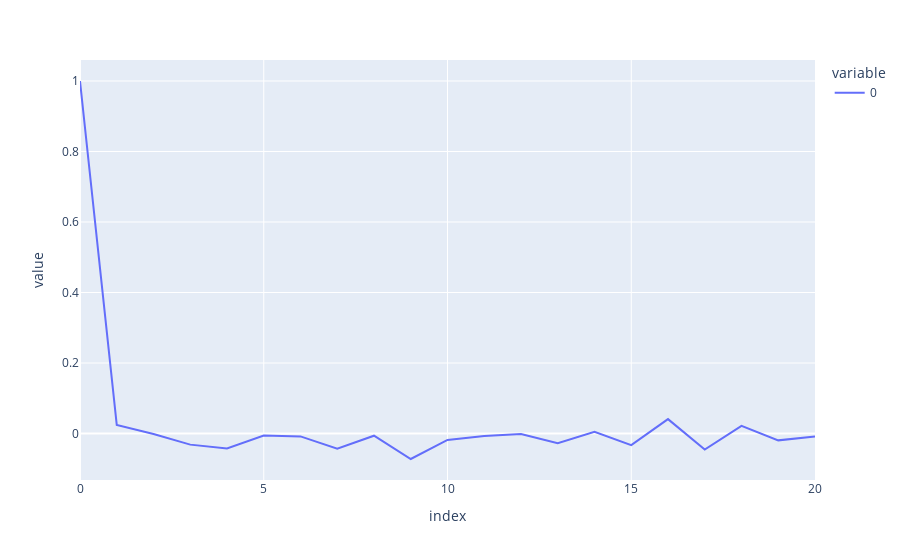

Here is the notebook cell this chart was saved with:
### Code cell
pacf_lag2 = sm.tsa.pacf(df['daily_change'], nlags = 20, method = 'ols')
px.line(pacf_lag2)

### Figure 1 — Plotly figure (JSON) as saved in the notebook; plotly's stock layout.template omitted (floating-point values rounded to 4 significant figures)
{"data": [{"hovertemplate": "variable=0<br>index=%{x}<br>value=%{y}<extra></extra>", "legendgroup": "0", "line": {"color": "#636efa", "dash": "solid"}, "mode": "lines", "name": "0", "orientation": "v", "showlegend": true, "type": "scatter", "x": [0, 1, 2, 3, 4, 5, 6, 7, 8, 9, 10, 11, 12, 13, 14, 15, 16, 17, 18, 19, 20], "xaxis": "x", "y": [1, 0.02439, -0.001509, -0.03151, -0.04239, -0.005858, -0.008222, -0.04337, -0.006277, -0.07228, -0.01817, -0.006733, -0.001096, -0.02735, 0.004641, -0.03301, 0.04085, -0.0453, 0.02176, -0.01939, -0.008515], "yaxis": "y"}], "layout": {"legend": {"title": {"text": "variable"}, "tracegroupgap": 0}, "margin": {"t": 60}, "xaxis": {"anchor": "y", "domain": [0, 1], "title": {"text": "index"}}, "yaxis": {"anchor": "x", "domain": [0, 1], "title": {"text": "value"}}}}
